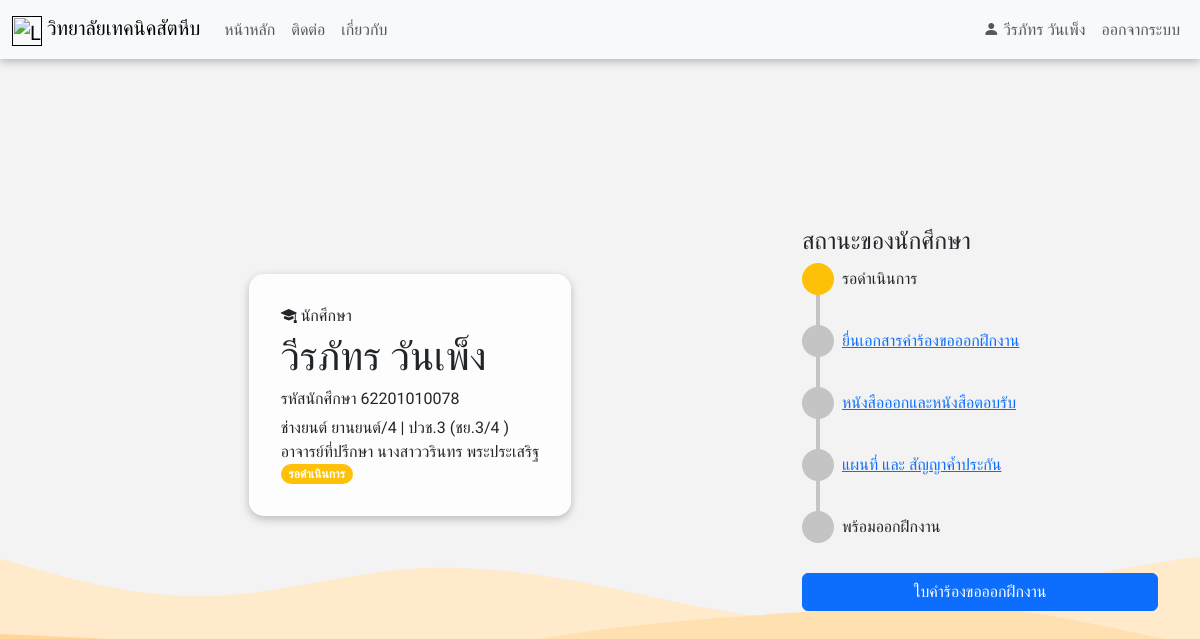
The app's page /index.php (signed in) with its own data.
### tables this page shows
CREATE TABLE `student` (
  `std_id` varchar(11) NOT NULL,
  `password` varchar(12) NOT NULL,
  `prefix` varchar(10) DEFAULT NULL,
  `name` varchar(30) NOT NULL,
  `surname` varchar(30) DEFAULT NULL,
  `level` varchar(60) NOT NULL,
  `field_id` int(11) NOT NULL,
  `group_id` varchar(9) NOT NULL,
  `system` varchar(10) NOT NULL,
  `tel` varchar(100) DEFAULT NULL,
  `vac_id` int(11) DEFAULT NULL,
  `pat_id` int(11) DEFAULT NULL,
  `progression_id` int(11) DEFAULT NULL
);

### index.php (the view, shortened to what this page needs)
<?php include 'navbar.php'; ?>
<?php
$request_form = array('ใบคำร้องขอออกฝึกงาน', 'request_form.php');
$sql = "SELECT
                student.std_id,
                student.prefix,
                student.name,
                student.surname,
                student.level,
                COALESCE(studyfield.field_name, 'NULL') AS field_name,
                COALESCE(study_group.group_name, 'NULL') AS group_name,
                student.system,
                student.tel,
                student.progression_id,
                progression.color,
                COALESCE(progression.progression_name, 'NULL') AS progression_name,
                COALESCE(CONCAT(teacher.name, ' ', teacher.surname), 'ยังไม่มีครูที่ปรึกษาในระบบ') AS teacher_fullname
            FROM student
            LEFT JOIN studyfield
                ON student.field_id = studyfield.field_id
            LEFT JOIN study_group
                ON student.group_id = study_group.group_id
            LEFT JOIN progression
                ON student.progression_id = progression.progression_id
            LEFT JOIN teacher
                ON study_group.teacher_id = teacher.teacher_id
            WHERE student.std_id = '$std_id';";
if ($result = $con->query($sql)) {
    $row = mysqli_fetch_array($result);
    $std_status = $row['progression_id'];
} else {
    echo "เกิดข้อผิดพลาดด้าน sql";
}
?>
<!DOCTYPE html>
<html lang="en">
<head>
    <link rel="stylesheet" href="https://cdn.jsdelivr.net/npm/bootstrap-icons@1.10.5/font/bootstrap-icons.css">
        <?php if ($std_status == 2) {
            $destination = $request_form[1];
            $btn_name = $request_form[0];
            $btn_disabled = 'enabled';
        ?>
        <?php } ?>.profile {
</head>
<body>
    <div class="container-lg d-flex flex-column justify-content-center" style="height: 90vh;">
        <div class="row d-flex align-items-center">
            <div class="col-md-8 mb-5 d-flex justify-content-center">
                <div class="d-flex flex-column text-left profile">
                    <h6><i class="bi bi-mortarboard-fill"></i> นักศึกษา</h6>
                    <h1><?php echo $row['name'] . ' ' . $row['surname'] ?></h1>
                    <div>
                        <h6>รหัสนักศึกษา <?php echo $row['std_id'] ?>
                    </div>
                    <div>
                        <h><?php echo $row['group_name']; ?></h>
                    </div>
                    <div class="div">
                        <h>อาจารย์ที่ปรึกษา <?php echo $row['teacher_fullname']; ?></h>
                    </div>
                    <div class="status">
                        <span class="badge rounded-pill <?php echo $row['color'] ?>"><?php echo $row['progression_name'] ?></span>
                    </div>
                </div>
            </div>
            <div class="col-md-4">
                <div class="progression">
                    <div class="header">
                        <h4>สถานะของนักศึกษา</h4>
                    </div>
                    <div class="content">
                        <div class="container__line"></div>
                        <ul class="container__items">
                            <li class="container__item">
                                <div class="container__top">
                                    <div class="container__circle waiting"></div>
                                    <div class="container__title">
                                        <h>รอดำเนินการ</h>
                                    </div>
                                </div>
                            </li>
                            <li class="container__item">
                                <div class="container__top">
                                    <div class="container__circle request_check"></div>
                                    <div class="container__title">
                                        <a href="request_form.php">ยื่นเอกสารคำร้องขอออกฝึกงาน</a>
                                    </div>
                                </div>
                            </li>
                            <li class="container__item">
                                <div class="container__top">
                                    <div class="container__circle outin_check"></div>
                                    <div class="container__title">
                                        <a href="out_form.php">หนังสือออกและหนังสือตอบรับ</a>
                                    </div>
                                </div>
                            </li>
                            <li class="container__item">
                                <div class="container__top">
                                    <div class="container__circle map_surety_check"></div>
                                    <div class="container__title">
                                        <a href="map_form.php">แผนที่ และ สัญญาค้ำประกัน</a>
                                    </div>
                                </div>
                            </li>
                            <li class="container__item">
                                <div class="container__top">
                                    <div class="container__circle ready_check"></div>
                                    <div class="container__title">
                                        <h>พร้อมออกฝึกงาน</ย>
                                    </div>
                                </div>
                            </li>
                        </ul>
                    </div>
                    <a href="<?php echo $destination ?>" class="btn btn-primary " style="width: 100%;" <?php echo $btn_disabled ?>><?php echo $btn_name ?></a>
                </div>
            </div>
        </div>
    </div>
</body>
</html>

### navbar.php (shortened to what this page needs)
<?php
include 'connect.php';
$std_id = $_SESSION['std_id'];
$sql_user = "SELECT * FROM student WHERE std_id = '$std_id'";
$result_user = $con->query($sql_user);
$row_user = mysqli_fetch_array($result_user);
?>
<head>
    <link href="https://cdn.jsdelivr.net/npm/bootstrap@5.3.0/dist/css/bootstrap.min.css" rel="stylesheet">
    <link rel="stylesheet" href="https://cdn.jsdelivr.net/npm/bootstrap-icons@1.10.5/font/bootstrap-icons.css">
</head>
<body>
    <nav class="navbar navbar-expand-lg navbar-light bg-light">
        <div class="container-fluid">
            <a class="navbar-brand" href="">
                <img src="img/veclogo.png" alt="Logo" width="30" class="d-inline-block align-text-top">
                วิทยาลัยเทคนิคสัตหีบ
            </a>
            <div class="collapse navbar-collapse" id="navbarNav">
                <ul class="navbar-nav me-auto">
                    <li class="nav-item">
                        <a class="nav-link" href="index.php">หน้าหลัก</a>
                    </li>
                    <li class="nav-item">
                        <a class="nav-link" href="#">ติดต่อ</a>
                    </li>
                    <li class="nav-item">
                        <a class="nav-link" href="#">เกี่ยวกับ</a>
                    </li>
                </ul>
                <ul class="navbar-nav ms-auto">
                    <ul class="navbar-nav">
                        <li class="nav-item">
                            <b class="nav-link"><i class="bi bi-person-fill"></i> <?php echo $row_user['name'] . ' ' . $row_user['surname'] ?></b>
                        </li>
                        <li class="nav-item">
                            <a class="nav-link" href="logout.php">ออกจากระบบ</a>
                        </li>
                    </ul>
                </ul>
            </div>
        </div>
    </nav>
</body>

### navbar.php (style rules this page uses)
* { font-family: Prompt; }
.navbar { box-shadow: rgba(0, 0, 0, 0.24) 0px 3px 8px; }

### records on screen
student: name "วีรภัทร", surname "วันเพ็ง", std_id "62201010078"

### other values on screen
$row['group_name'] "ช่างยนต์ ยานยนต์/4 | ปวช.3 (ชย.3/4 )"
$row['teacher_fullname'] "นางสาววรินทร พระประเสริฐ"
$row['progression_name'] "รอดำเนินการ"
$btn_name "ใบคำร้องขอออกฝึกงาน"
